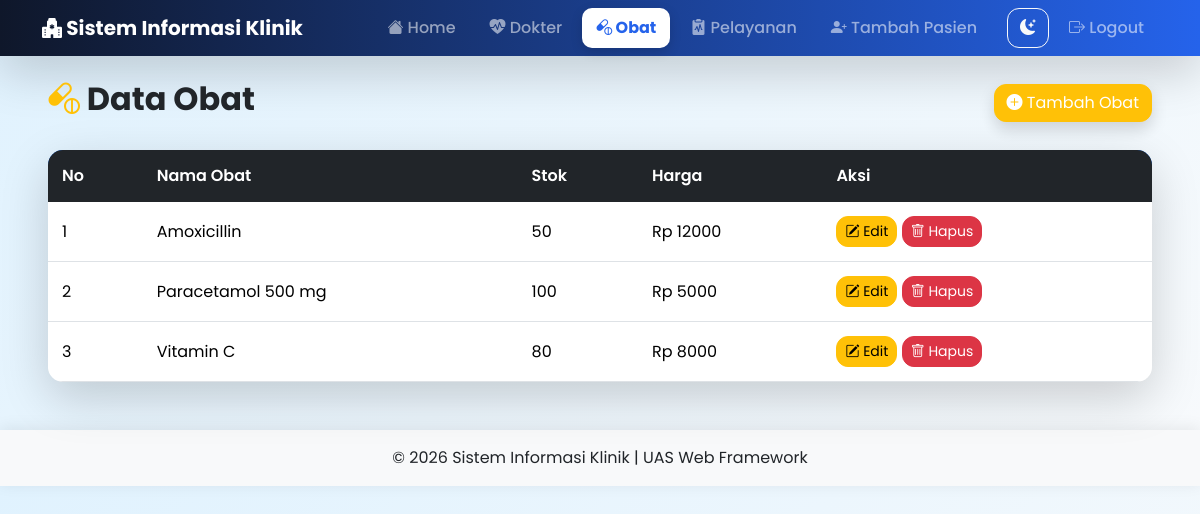
/obat/ (signed in), run on the app's committed database.
### blog/models.py (models this page shows, shortened)
class Obat(models.Model):
    nama_obat = models.CharField(max_length=100)
    stok = models.IntegerField()
    harga = models.IntegerField()

### blog/views.py (the view)
# urls.py: path('obat/', views.obat, name='obat'),
@login_required(login_url='login')
def obat(request):
    data_obat = Obat.objects.all()
    context = {
        'data_obat': data_obat
    }
    return render(request, 'obat.html', context)

### blog/templates/obat.html
{% extends 'base.html' %}
{% block content %}
<div class="d-flex justify-content-between align-items-center mb-4">
    <h2 class="fw-bold">
        <i class="bi bi-capsule-pill text-warning"></i>
        Data Obat
    </h2>
    <a href="/tambah-obat/" class="btn btn-warning text-white shadow">
        <i class="bi bi-plus-circle-fill"></i>
        Tambah Obat
    </a>
</div>
<div class="card shadow-lg border-0">
    <div class="card-body p-0">
        <div class="table-responsive">
            <table class="table table-hover align-middle mb-0">
                <thead class="table-dark">
                    <tr>
                        <th>No</th>
                        <th>Nama Obat</th>
                        <th>Stok</th>
                        <th>Harga</th>
                        <th>Aksi</th>
                    </tr>
                </thead>
                <tbody>
                    {% for obat in data_obat %}
                    <tr>
                        <td>{{ forloop.counter }}</td>
                        <td>{{ obat.nama_obat }}</td>
                        <td>{{ obat.stok }}</td>
                        <td>Rp {{ obat.harga }}</td>
                        <td>
                            <a href="/edit-obat/{{ obat.id }}/"
                               class="btn btn-warning btn-sm">
                                <i class="bi bi-pencil-square"></i>
                                Edit
                            </a>
                            <a href="/hapus-obat/{{ obat.id }}/"
                               class="btn btn-danger btn-sm"
                               onclick="return confirm('Yakin ingin menghapus data obat ini?')">
                                <i class="bi bi-trash"></i>
                                Hapus
                            </a>
                        </td>
                    </tr>
                    {% empty %}
                    <tr>
                        <td colspan="5" class="text-center py-4">
                            Belum ada data obat.
                        </td>
                    </tr>
                    {% endfor %}
                </tbody>
            </table>
        </div>
    </div>
</div>
{% endblock %}

### blog/static/css/style.css (style rules this page uses)
body { font-family:'Poppins',sans-serif; background:linear-gradient(135deg,#e0f2fe,#f8fafc); transition:.4s; }

### blog/templates/base.html (style rules this page uses)
.card { border:none; border-radius:18px; transition:.35s; }
.btn { border-radius:12px; transition:.3s; }
.table { border-radius:15px; overflow:hidden; }
.card { transition:.4s; }
.table { transition:.4s; }
.table thead { background:#0d6efd; }
.table thead th { border:none; padding:14px; font-weight:600; }
.table tbody td { vertical-align:middle; padding:14px; }
.table tbody tr { transition:.25s; }

### data on the page
Obat: nama_obat "Amoxicillin", stok "50", harga "12000"
Obat: nama_obat "Paracetamol 500 mg", stok "100", harga "5000"
Obat: nama_obat "Vitamin C", stok "80", harga "8000"
